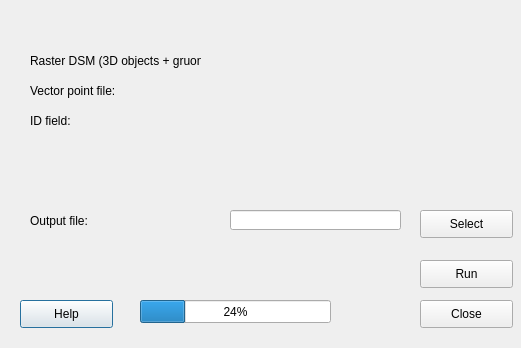
<?xml version="1.0" encoding="UTF-8"?>
<ui version="4.0">
 <class>UAVPreparerDialogBase</class>
 <widget class="QDialog" name="UAVPreparerDialogBase">
  <property name="geometry">
   <rect>
    <x>0</x>
    <y>0</y>
    <width>521</width>
    <height>348</height>
   </rect>
  </property>
  <property name="windowTitle">
   <string>UAV Preparer</string>
  </property>
  <widget class="QPushButton" name="HelpButton">
   <property name="geometry">
    <rect>
     <x>20</x>
     <y>300</y>
     <width>93</width>
     <height>28</height>
    </rect>
   </property>
   <property name="text">
    <string>Help</string>
   </property>
  </widget>
  <widget class="QLabel" name="label">
   <property name="geometry">
    <rect>
     <x>30</x>
     <y>50</y>
     <width>171</width>
     <height>21</height>
    </rect>
   </property>
   <property name="text">
    <string>Raster DSM (3D objects + gruond)</string>
   </property>
  </widget>
  <widget class="QLabel" name="label_2">
   <property name="geometry">
    <rect>
     <x>30</x>
     <y>80</y>
     <width>211</width>
     <height>21</height>
    </rect>
   </property>
   <property name="text">
    <string>Vector point file:</string>
   </property>
  </widget>
  <widget class="QLabel" name="label_3">
   <property name="geometry">
    <rect>
     <x>30</x>
     <y>110</y>
     <width>161</width>
     <height>21</height>
    </rect>
   </property>
   <property name="text">
    <string>ID field:</string>
   </property>
  </widget>
  <widget class="QLabel" name="label_4">
   <property name="geometry">
    <rect>
     <x>30</x>
     <y>210</y>
     <width>161</width>
     <height>21</height>
    </rect>
   </property>
   <property name="text">
    <string>Output file:</string>
   </property>
  </widget>
  <widget class="QProgressBar" name="progressBar">
   <property name="geometry">
    <rect>
     <x>140</x>
     <y>300</y>
     <width>191</width>
     <height>23</height>
    </rect>
   </property>
   <property name="value">
    <number>24</number>
   </property>
  </widget>
  <widget class="QPushButton" name="CloseButton">
   <property name="geometry">
    <rect>
     <x>420</x>
     <y>300</y>
     <width>93</width>
     <height>28</height>
    </rect>
   </property>
   <property name="text">
    <string>Close</string>
   </property>
  </widget>
  <widget class="QWidget" name="widgetDSM" native="true">
   <property name="geometry">
    <rect>
     <x>240</x>
     <y>50</y>
     <width>171</width>
     <height>16</height>
    </rect>
   </property>
  </widget>
  <widget class="QWidget" name="widgetPoint" native="true">
   <property name="geometry">
    <rect>
     <x>240</x>
     <y>80</y>
     <width>171</width>
     <height>16</height>
    </rect>
   </property>
  </widget>
  <widget class="QWidget" name="widgetField" native="true">
   <property name="geometry">
    <rect>
     <x>240</x>
     <y>110</y>
     <width>171</width>
     <height>16</height>
    </rect>
   </property>
  </widget>
  <widget class="QLineEdit" name="textOutput">
   <property name="geometry">
    <rect>
     <x>230</x>
     <y>210</y>
     <width>171</width>
     <height>20</height>
    </rect>
   </property>
  </widget>
  <widget class="QPushButton" name="SelectButton">
   <property name="geometry">
    <rect>
     <x>420</x>
     <y>210</y>
     <width>93</width>
     <height>28</height>
    </rect>
   </property>
   <property name="text">
    <string>Select</string>
   </property>
  </widget>
  <widget class="QPushButton" name="RunButton">
   <property name="geometry">
    <rect>
     <x>420</x>
     <y>260</y>
     <width>93</width>
     <height>28</height>
    </rect>
   </property>
   <property name="text">
    <string>Run</string>
   </property>
  </widget>
 </widget>
 <resources/>
 <connections/>
</ui>
